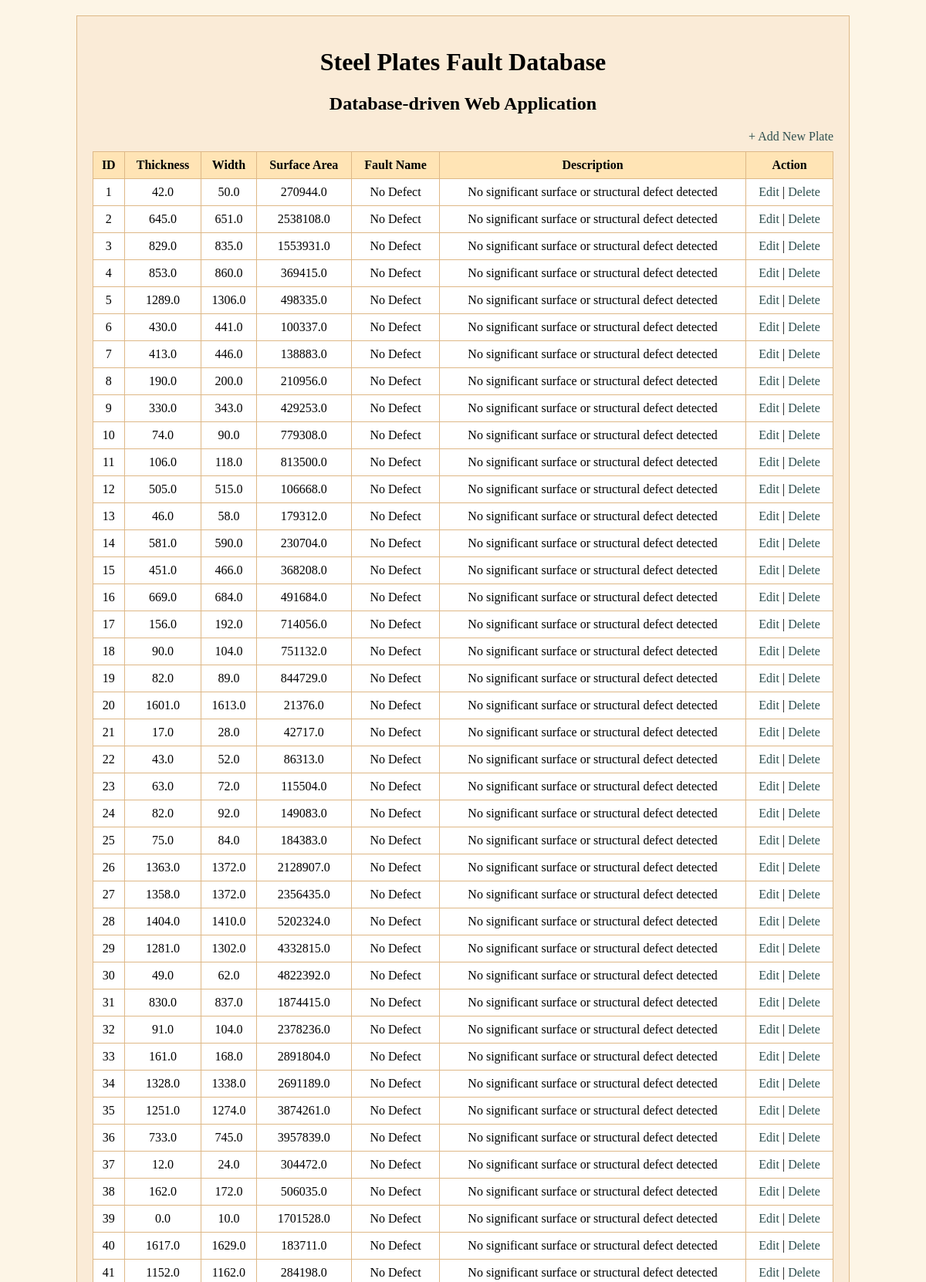
The app's page /plates (upper part) with its own data.
### tables this page shows
CREATE TABLE plates (
    id INTEGER PRIMARY KEY AUTOINCREMENT,
    thickness REAL, width REAL, length REAL, surface_area REAL, edge_roughness REAL, surface_variance REAL, brightness REAL, reflectivity REAL, luminosity REAL, hardness REAL, density REAL, temperature REAL, vibration_level REAL, pressure REAL, tensile_strength REAL, yield_strength REAL, elongation REAL, grain_size REAL, oxidation_level REAL, corrosion_index REAL, crack_density REAL, scratch_intensity REAL, stain_ratio REAL, defect_area_ratio REAL, flatness REAL, alignment_error REAL, quality_score REAL, fault_type TEXT
);

CREATE TABLE faults (
    fault_code TEXT PRIMARY KEY,
    fault_name TEXT,
    description TEXT
);

### app.py (the view)
@app.route("/plates")
def show_plates():
    page = request.args.get("page", default=1, type=int)
    if page < 1:
        page = 1
    per_page = 50
    offset = (page - 1) * per_page
    conn = get_db_connection()
    cursor = conn.cursor()
    cursor.execute(
        """
        SELECT
            p.id,
            p.thickness,
            p.width,
            p.surface_area,
            f.fault_name,
            f.description
        FROM plates p
        LEFT JOIN faults f
          ON p.fault_type = f.fault_code
        ORDER BY p.id
        LIMIT ? OFFSET ?
        """,
        (per_page, offset)
    )
    rows = cursor.fetchall()
    conn.close()
    return render_template(
        "plates.html",
        rows=rows,
        page=page
    )

### app.py (called while the page is built)
def get_db_connection():
    conn = sqlite3.connect("app.db")
    conn.row_factory = sqlite3.Row
    return conn

### templates/plates.html (shortened to what this page needs)
<!DOCTYPE html>
<html>
<head>
</head>
<body>
    <h1>Steel Plates Fault Database</h1>
    <h2>Database-driven Web Application</h2>
    <div class="top-link">
        <a href="/add">+ Add New Plate</a>
    </div>
    <table>
        <tr>
            <th>ID</th>
            <th>Thickness</th>
            <th>Width</th>
            <th>Surface Area</th>
            <th>Fault Name</th>
            <th>Description</th>
            <th>Action</th>
        </tr>
        {% for row in rows %}
        <tr>
            <td>{{ row["id"] }}</td>
            <td>{{ row["thickness"] }}</td>
            <td>{{ row["width"] }}</td>
            <td>{{ row["surface_area"] }}</td>
            <td>{{ row["fault_name"] }}</td>
            <td>{{ row["description"] }}</td>
            <td>
                <a href="/edit/{{ row['id'] }}">Edit</a> |
                <a href="/delete/{{ row['id'] }}">Delete</a>
            </td>
        </tr>
        {% endfor %}
    </table>
</body>
</html>

### templates/plates.html (style rules this page uses)
html { background-color: oldlace; }
body { background-color: antiquewhite; border: 1px solid burlywood; padding: 20px; margin: 20px auto; width: 80%; }
h1, h2 { text-align: center; }
table { width: 100%; border-collapse: collapse; background-color: white; }
th, td { border: 1px solid burlywood; padding: 8px; text-align: center; }
th { background-color: moccasin; }
a { text-decoration: none; color: darkslategray; }
.top-link { text-align: right; margin-bottom: 10px; }

### records on screen
plates: id "1", thickness "42.0", width "50.0", surface_area "270944.0", fault_name "No Defect", description "No significant surface or structural defect detected"
plates: id "2", thickness "645.0", width "651.0", surface_area "2538108.0", fault_name "No Defect", description "No significant surface or structural defect detected"
plates: id "3", thickness "829.0", width "835.0", surface_area "1553931.0", fault_name "No Defect", description "No significant surface or structural defect detected"
plates: id "4", thickness "853.0", width "860.0", surface_area "369415.0", fault_name "No Defect", description "No significant surface or structural defect detected"
plates: id "5", thickness "1289.0", width "1306.0", surface_area "498335.0", fault_name "No Defect", description "No significant surface or structural defect detected"
plates: id "6", thickness "430.0", width "441.0", surface_area "100337.0", fault_name "No Defect", description "No significant surface or structural defect detected"
plates: id "7", thickness "413.0", width "446.0", surface_area "138883.0", fault_name "No Defect", description "No significant surface or structural defect detected"
plates: id "8", thickness "190.0", width "200.0", surface_area "210956.0", fault_name "No Defect", description "No significant surface or structural defect detected"
plates: id "9", thickness "330.0", width "343.0", surface_area "429253.0", fault_name "No Defect", description "No significant surface or structural defect detected"
plates: id "10", thickness "74.0", width "90.0", surface_area "779308.0", fault_name "No Defect", description "No significant surface or structural defect detected"
plates: id "11", thickness "106.0", width "118.0", surface_area "813500.0", fault_name "No Defect", description "No significant surface or structural defect detected"
plates: id "12", thickness "505.0", width "515.0", surface_area "106668.0", fault_name "No Defect", description "No significant surface or structural defect detected"
plates: id "13", thickness "46.0", width "58.0", surface_area "179312.0", fault_name "No Defect", description "No significant surface or structural defect detected"
plates: id "14", thickness "581.0", width "590.0", surface_area "230704.0", fault_name "No Defect", description "No significant surface or structural defect detected"
plates: id "15", thickness "451.0", width "466.0", surface_area "368208.0", fault_name "No Defect", description "No significant surface or structural defect detected"
plates: id "16", thickness "669.0", width "684.0", surface_area "491684.0", fault_name "No Defect", description "No significant surface or structural defect detected"
plates: id "17", thickness "156.0", width "192.0", surface_area "714056.0", fault_name "No Defect", description "No significant surface or structural defect detected"
plates: id "18", thickness "90.0", width "104.0", surface_area "751132.0", fault_name "No Defect", description "No significant surface or structural defect detected"
plates: id "19", thickness "82.0", width "89.0", surface_area "844729.0", fault_name "No Defect", description "No significant surface or structural defect detected"
plates: id "20", thickness "1601.0", width "1613.0", surface_area "21376.0", fault_name "No Defect", description "No significant surface or structural defect detected"
plates: id "21", thickness "17.0", width "28.0", surface_area "42717.0", fault_name "No Defect", description "No significant surface or structural defect detected"
plates: id "22", thickness "43.0", width "52.0", surface_area "86313.0", fault_name "No Defect", description "No significant surface or structural defect detected"
plates: id "23", thickness "63.0", width "72.0", surface_area "115504.0", fault_name "No Defect", description "No significant surface or structural defect detected"
plates: id "24", thickness "82.0", width "92.0", surface_area "149083.0", fault_name "No Defect", description "No significant surface or structural defect detected"
plates: id "25", thickness "75.0", width "84.0", surface_area "184383.0", fault_name "No Defect", description "No significant surface or structural defect detected"
plates: id "26", thickness "1363.0", width "1372.0", surface_area "2128907.0", fault_name "No Defect", description "No significant surface or structural defect detected"
plates: id "27", thickness "1358.0", width "1372.0", surface_area "2356435.0", fault_name "No Defect", description "No significant surface or structural defect detected"
plates: id "28", thickness "1404.0", width "1410.0", surface_area "5202324.0", fault_name "No Defect", description "No significant surface or structural defect detected"
plates: id "29", thickness "1281.0", width "1302.0", surface_area "4332815.0", fault_name "No Defect", description "No significant surface or structural defect detected"
plates: id "30", thickness "49.0", width "62.0", surface_area "4822392.0", fault_name "No Defect", description "No significant surface or structural defect detected"
plates: id "31", thickness "830.0", width "837.0", surface_area "1874415.0", fault_name "No Defect", description "No significant surface or structural defect detected"
plates: id "32", thickness "91.0", width "104.0", surface_area "2378236.0", fault_name "No Defect", description "No significant surface or structural defect detected"
plates: id "33", thickness "161.0", width "168.0", surface_area "2891804.0", fault_name "No Defect", description "No significant surface or structural defect detected"
plates: id "34", thickness "1328.0", width "1338.0", surface_area "2691189.0", fault_name "No Defect", description "No significant surface or structural defect detected"
plates: id "35", thickness "1251.0", width "1274.0", surface_area "3874261.0", fault_name "No Defect", description "No significant surface or structural defect detected"
plates: id "36", thickness "733.0", width "745.0", surface_area "3957839.0", fault_name "No Defect", description "No significant surface or structural defect detected"
plates: id "37", thickness "12.0", width "24.0", surface_area "304472.0", fault_name "No Defect", description "No significant surface or structural defect detected"
plates: id "38", thickness "162.0", width "172.0", surface_area "506035.0", fault_name "No Defect", description "No significant surface or structural defect detected"
plates: id "39", thickness "0.0", width "10.0", surface_area "1701528.0", fault_name "No Defect", description "No significant surface or structural defect detected"
plates: id "40", thickness "1617.0", width "1629.0", surface_area "183711.0", fault_name "No Defect", description "No significant surface or structural defect detected"
plates: id "41", thickness "1152.0", width "1162.0", surface_area "284198.0", fault_name "No Defect", description "No significant surface or structural defect detected"
